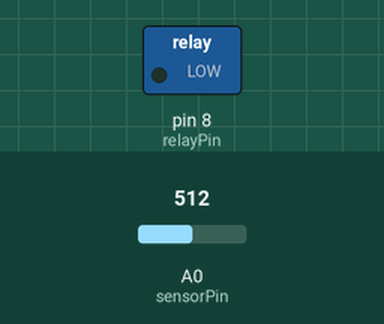
Simulated run of this sketch. Board: Arduino Uno, built with avr-gcc and run on an emulated ATmega328P. On the bench: switched loads named in the sketch (green lamp = pin HIGH). Inputs (shaded band) come from the test bench; at power-on: A0 (sensorPin) = 512. What the sketch prints to the serial monitor is not drawn.

Above: at 1.8 s.
1.9 s: A0 (sensorPin) set to 407
3.4 s: A0 (sensorPin) set to 389
At 4.8 s:
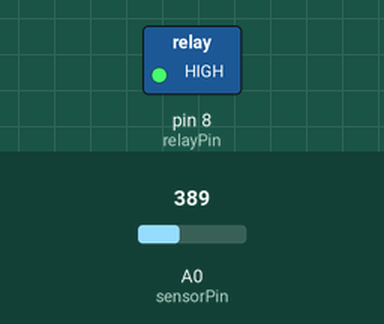
5.5 s: A0 (sensorPin) set to 410
At 6.4 s:
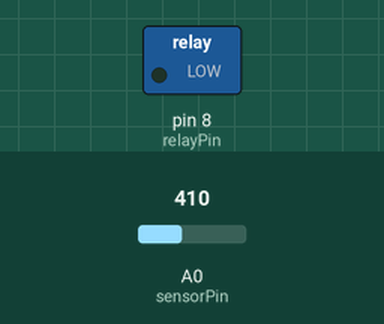
7.5 s: A0 (sensorPin) set to 390
At 9.1 s:
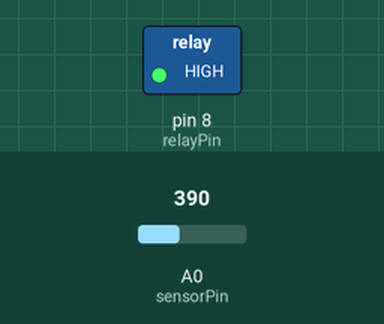
Timing chart, 0 to 10.5 s (numbered marks = the images above; inputs shaded):
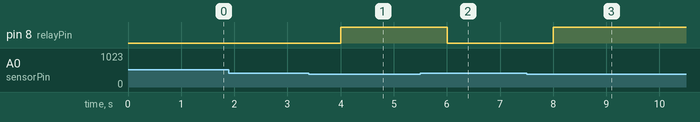

The sketch:

smart_irrigation.ino.ino
```cpp
int sensorPin = A0;
int relayPin = 8;
int threshold = 400;    // Moisture threshold

void setup() {
  pinMode(relayPin, OUTPUT);
  Serial.begin(9600);
}

void loop() {
  int moistureValue = analogRead(sensorPin);
  Serial.print("Moisture Level: ");
  Serial.println(moistureValue);

  if (moistureValue < threshold) {
    digitalWrite(relayPin, HIGH); // Turn ON pump
    Serial.println("Soil is dry – Pump ON");
  } else {
    digitalWrite(relayPin, LOW);  // Turn OFF pump
    Serial.println("Soil is moist – Pump OFF");
  }

  delay(1000);
}
```

Measured:
- the behaviour switches between 400 and 399 on A0 (sensorPin) (found by bisection; images 0 and 1)
- after the input at 1.9 s, every drawn part: stays the same
- after the input at 3.4 s, pin 8 (relayPin): LOW → HIGH after 0.60 s
- after the input at 5.5 s, pin 8 (relayPin): HIGH → LOW after 0.50 s
- after the input at 7.5 s, pin 8 (relayPin): LOW → HIGH after 0.51 s
